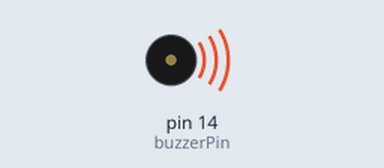
The sketch below on a simulated Arduino Uno, built with avr-gcc and run on an emulated ATmega328P. On the bench: buzzer (waves = sounding, pin HIGH). Not simulated (calls return 0 or success): arduino_secrets.h; what the sketch prints to the serial monitor is not drawn.

Above: at 0.5 s.
Timing chart, 0 to 4.6 s (numbered marks = the images above):
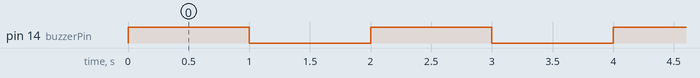

Measured:
- by itself, pin 14 (buzzerPin): alternates HIGH for 1.0 s and LOW for 1.0 s

The sketch:

MECHATRONICS_BUILD_LAB_2.ino
```cpp
#include "arduino_secrets.h"

/***********************************************
 * PEO Scarborough Chapter
 * Mechatronics 2023
 * Ontario, Canada
 * Lab 2 - Active Buzzer
 * November 18, 2023
 * Mechatronic Mavs
 * Maroof Sulaiman and Ishraq Alam

************************************************/

#define buzzerPin 14

void setup() {

    pinMode(buzzerPin, OUTPUT);

    Serial.begin(9600);
    while(!Serial);
}

void loop() {
    digitalWrite(buzzerPin, HIGH);
    Serial.println("Buzzer ON");

    delay(1000);

    digitalWrite(buzzerPin, LOW);
    Serial.println("Buzzer OFF");

    delay(1000);
}
```
